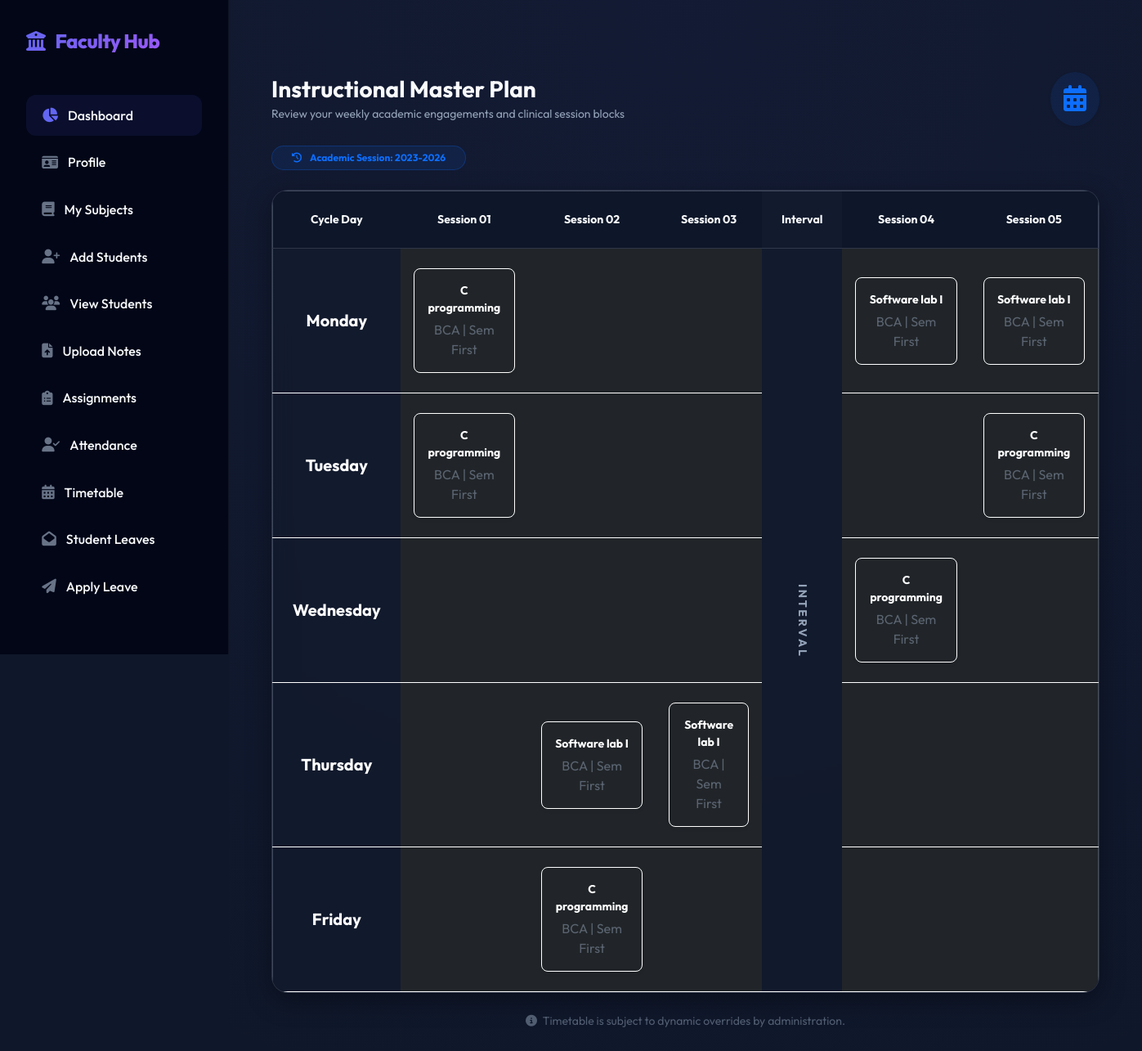
/Teacher/ViewTimeTable/ (signed in), run on the app's committed database.
### Admin/models.py (models this page shows)
class tbl_academicyear(models.Model):
    academicyear_name=models.CharField(max_length=50)

class tbl_timetable(models.Model):
    course = models.ForeignKey(tbl_course,on_delete=models.CASCADE)
    semester = models.ForeignKey(tbl_semester,on_delete=models.CASCADE)
    academicyear = models.ForeignKey(tbl_academicyear,on_delete=models.CASCADE)
    day = models.CharField(max_length=20)
    hour = models.CharField(max_length=5)
    subject = models.ForeignKey(tbl_subject,on_delete=models.CASCADE)
    teacher_id = models.ForeignKey(tbl_teacher,on_delete=models.CASCADE)

class tbl_subject(models.Model):
    subject_name=models.CharField(max_length=100)
    course = models.ForeignKey(tbl_course,on_delete=models.CASCADE)
    semester = models.ForeignKey(tbl_semester,on_delete=models.CASCADE)

class tbl_course(models.Model):
    course_name=models.CharField(max_length=60)
    department = models.ForeignKey(tbl_department,on_delete=models.CASCADE)

class tbl_semester(models.Model):
    semester_name=models.CharField(max_length=50)

### Teacher/views.py (the view)
# urls.py: path("ViewTimeTable/", views.ViewTimeTable, name="ViewTimeTable"),
def ViewTimeTable(request):
    teacher = tbl_teacher.objects.get(id=request.session["tid"])
    academicyear = tbl_academicyear.objects.order_by('-id').first()
    today = timezone.now().date()
    timetable = tbl_timetable.objects.none()
    if academicyear:
        timetable = tbl_timetable.objects.filter(
            teacher_id=teacher,
            academicyear=academicyear
        )
    special_timetable = tbl_specialtimetable.objects.filter(teacher=teacher, date=today)
    return render(request, "Teacher/ViewTimeTable.html", {
        "teacher": teacher,
        "timetable": timetable,
        "special_timetable": special_timetable,
        "today_date": today,
        "days": DAYS,
        "hours": HOURS,
        "academicyear": academicyear
    })

### Teacher/context_processors.py (called while the page is built)
def teacher_sidebar_context(request):
    is_class_teacher = False
    tid = request.session.get('tid')
    if tid:
        try:
            teacher = tbl_teacher.objects.get(id=tid)
            is_class_teacher = tbl_assignclass.objects.filter(teacher=teacher).exists()
        except tbl_teacher.DoesNotExist:
            is_class_teacher = False
    return {
        'is_class_teacher': is_class_teacher
    }

### Teacher/Templates/Teacher/ViewTimeTable.html
{% extends 'Teacher/Head.html' %}
{% load static %}
{% block content %}
<div class="container-fluid py-4">
    <div class="row pt-4 justify-content-center">
        <div class="col-lg-12">
            <div class="d-flex align-items-center justify-content-between mb-4">
                <div>
                    <h2 class="h3 fw-bold mb-1">Instructional Master Plan</h2>
                    <p class="text-muted small mb-0">Review your weekly academic engagements and clinical session blocks</p>
                </div>
                <div class="bg-primary bg-opacity-10 text-primary p-3 rounded-circle shadow-sm">
                    <i class="fas fa-calendar-alt fa-2x"></i>
                </div>
            </div>
            {% if academicyear %}
            <div class="badge bg-primary bg-opacity-10 text-primary px-4 py-2 rounded-pill border border-primary border-opacity-25 mb-4">
                <i class="fas fa-history me-2"></i> Academic Session: {{ academicyear.academicyear_name }}
            </div>
            {% endif %}
            <div class="card bg-white bg-opacity-5 border border-white border-opacity-10 rounded-4 shadow-sm overflow-hidden animate-fadeIn">
                <div class="table-responsive">
                    <table class="table table-dark table-hover mb-0 align-middle">
                        <thead class="bg-white bg-opacity-10">
                            <tr>
                                <th class="px-4 py-4 border-0 text-muted small fw-bold uppercase text-center" style="width: 150px;">Cycle Day</th>
                                <th class="px-4 py-4 border-0 text-muted small fw-bold uppercase text-center">Session 01</th>
                                <th class="px-4 py-4 border-0 text-muted small fw-bold uppercase text-center">Session 02</th>
                                <th class="px-4 py-4 border-0 text-muted small fw-bold uppercase text-center">Session 03</th>
                                <th class="px-4 py-4 border-0 text-primary small fw-bold uppercase text-center bg-white bg-opacity-5" style="width: 80px;">Interval</th>
                                <th class="px-4 py-4 border-0 text-muted small fw-bold uppercase text-center">Session 04</th>
                                <th class="px-4 py-4 border-0 text-muted small fw-bold uppercase text-center">Session 05</th>
                            </tr>
                        </thead>
                        <tbody>
                            {% for day in days %}
                            <tr class="border-white border-opacity-5">
                                <td class="px-4 py-4 fw-bold text-center bg-white bg-opacity-5 fs-5">{{ day }}</td>
                                {% for hour in "123" %}
                                <td class="px-3 py-4 text-center">
                                    {% for t in timetable %}
                                        {% if t.day == day and t.hour == hour %}
                                        <div class="p-3 rounded-3 bg-white bg-opacity-5 border border-white border-opacity-5 shadow-sm hover-border-primary transition-all">
                                            <div class="fw-bold text-white small mb-1">{{ t.subject.subject_name }}</div>
                                            <div class="smaller text-muted opacity-50 uppercase">{{ t.subject.course.course_name }} | Sem {{ t.subject.semester.semester_name }}</div>
                                        </div>
                                        {% endif %}
                                    {% endfor %}
                                </td>
                                {% endfor %}
                                {% if forloop.first %}
                                <td rowspan="5" class="bg-white bg-opacity-5 text-center fw-bold text-muted small letter-spacing-2" style="writing-mode: vertical-lr;">
                                    I&nbsp;N&nbsp;T&nbsp;E&nbsp;R&nbsp;V&nbsp;A&nbsp;L
                                </td>
                                {% endif %}
                                {% for hour in "45" %}
                                <td class="px-3 py-4 text-center">
                                    {% for t in timetable %}
                                        {% if t.day == day and t.hour == hour %}
                                        <div class="p-3 rounded-3 bg-white bg-opacity-5 border border-white border-opacity-5 shadow-sm hover-border-primary transition-all">
                                            <div class="fw-bold text-white small mb-1">{{ t.subject.subject_name }}</div>
                                            <div class="smaller text-muted opacity-50 uppercase">{{ t.subject.course.course_name }} | Sem {{ t.subject.semester.semester_name }}</div>
                                        </div>
                                        {% endif %}
                                    {% endfor %}
                                </td>
                                {% endfor %}
                            </tr>
                            {% endfor %}
                        </tbody>
                    </table>
                </div>
            </div>
            <div class="mt-4 text-center text-muted small opacity-50">
                <i class="fas fa-info-circle me-1"></i> Timetable is subject to dynamic overrides by administration.
            </div>
        </div>
    </div>
</div>
{% endblock %}

### Teacher/Templates/Teacher/Head.html (style rules this page uses)
:root { --primary-color: #6366f1; --primary-hover: #4f46e5; --secondary-color: #10b981; --dark-bg: #0f172a; --card-bg: rgba(255, 255, 255, 0.05); --glass-border: rgba(255, 255, 255, 0.1); --text-main: #f8fafc; --text-muted: #94a3b8; }
body { font-family: 'Outfit', sans-serif; background-color: var(--dark-bg); color: var(--text-main); margin: 0; display: flex; }
.bg-white, .bg-light, .bg-transparent, .container, .container-fluid, .card-body, .main-panel, .content-wrapper, .modal-content { background-color: transparent !important; background: transparent !important; }
.card:not(.bg-primary):not(.bg-success):not(.bg-danger) { background: rgba(255, 255, 255, 0.04) !important; border: 1px solid rgba(255, 255, 255, 0.08) !important; color: #f8fafc !important; }
.animate-fadeIn, .animate-slideIn, .animate-slideUp, [class*="animate-"], .fade, .show { opacity: 1 !important; visibility: visible !important; transform: none !important; }
h1, h2, h3, h4, h5, h6, p, span, td, th, label, .form-label, strong, b { color: #f8fafc; }
body { color: var(--text-main); background-color: var(--dark-bg); }
h1, h2, h3, h4, h5, h6, label, p, td, th, span { color: var(--text-main); }
.text-muted { color: var(--text-muted) !important; }
.card { background: rgba(255, 255, 255, 0.08) !important; backdrop-filter: blur(14px) !important; border: 1px solid rgba(255, 255, 255, 0.2) !important; border-radius: 20px !important; box-shadow: 0 10px 30px rgba(0, 0, 0, 0.35) !important; }
.table { color: #e2e8f0 !important; background: rgba(15, 23, 42, 0.75) !important; border-radius: 12px; border: 1px solid rgba(148, 163, 184, 0.35); }
.table th, .table td { vertical-align: middle; border-top: 1px solid rgba(226, 232, 240, 0.15); }
.table thead th { background: rgba(15, 23, 42, 0.85); color: #f8fafc !important; border-bottom: 2px solid rgba(99, 102, 241, 0.4); }

### data on the page
tbl_academicyear: academicyear_name "2023-2026"
tbl_timetable: subject.subject_name "C programming", subject.course.course_name "BCA", subject.semester.semester_name "First"
tbl_timetable: subject.subject_name "Software lab I", subject.course.course_name "BCA", subject.semester.semester_name "First"
tbl_timetable: subject.subject_name "Software lab I", subject.course.course_name "BCA", subject.semester.semester_name "First"
tbl_timetable: subject.subject_name "C programming", subject.course.course_name "BCA", subject.semester.semester_name "First"
tbl_timetable: subject.subject_name "C programming", subject.course.course_name "BCA", subject.semester.semester_name "First"
tbl_timetable: subject.subject_name "C programming", subject.course.course_name "BCA", subject.semester.semester_name "First"
tbl_timetable: subject.subject_name "Software lab I", subject.course.course_name "BCA", subject.semester.semester_name "First"
tbl_timetable: subject.subject_name "Software lab I", subject.course.course_name "BCA", subject.semester.semester_name "First"
tbl_timetable: subject.subject_name "C programming", subject.course.course_name "BCA", subject.semester.semester_name "First"

### other printed values
{{ day }} "Monday" "Tuesday" "Wednesday" "Thursday" "Friday"
